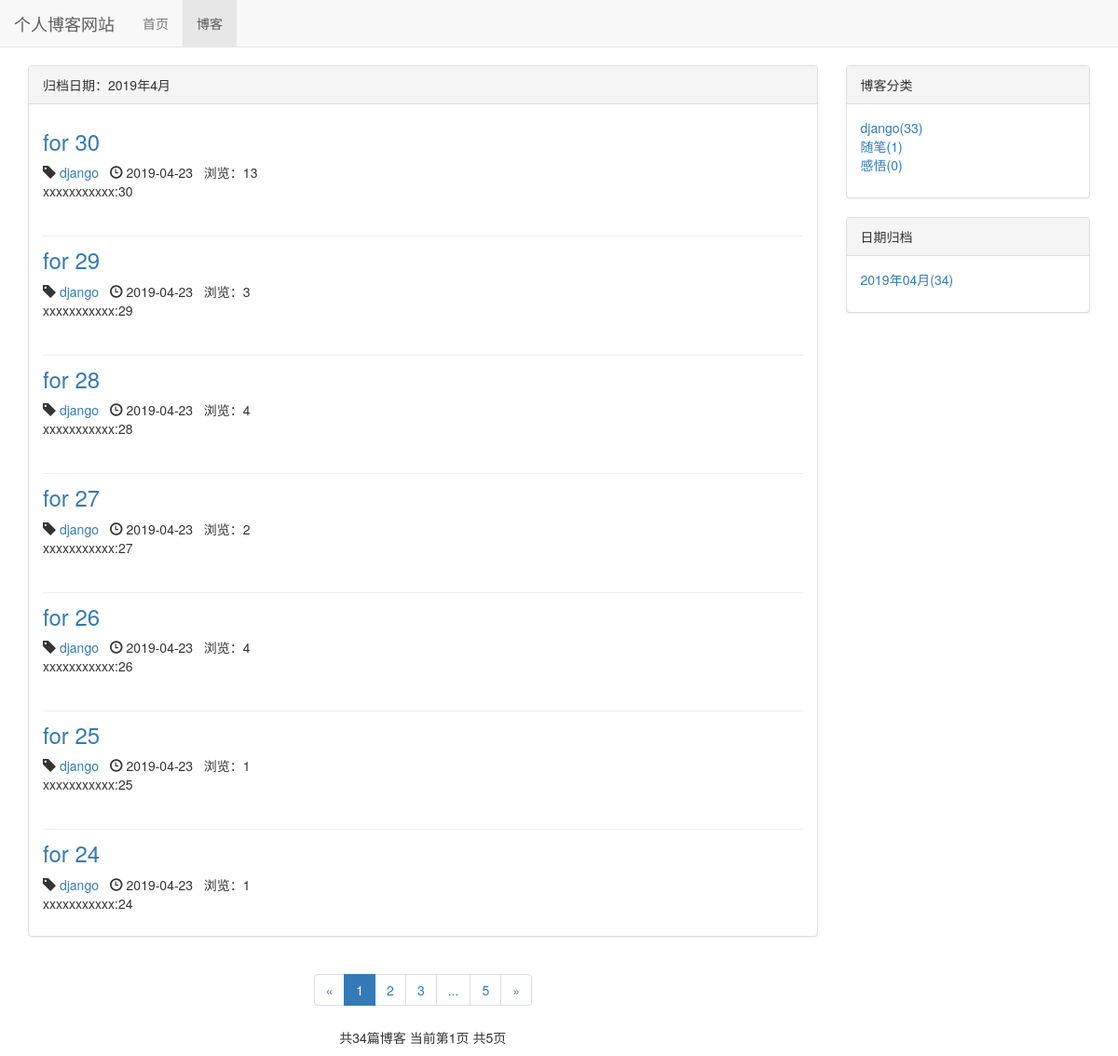
Screenshot of /blog/date/2019/4 with the database file from the repository.
### blog/models.py (models this page shows, shortened)
class Blog(models.Model,ReadNumExpandMethod):
    title = models.CharField(max_length=50)
    blog_type = models.ForeignKey(BlogType,on_delete=models.DO_NOTHING)
    content = RichTextUploadingField()
    author = models.ForeignKey(User,on_delete=models.DO_NOTHING)
    read_details = GenericRelation(ReadDetail)
    created_time = models.DateTimeField(auto_now_add=True)
    last_updated_time = models.DateTimeField(auto_now=True)
    class Meta:
        ordering = ['-created_time']

class BlogType(models.Model):
    type_name = models.CharField(max_length=15)
    def __str__(self):
        return self.type_name

### read_statistics/models.py (models this page shows)
class ReadNum(models.Model):
    read_num = models.IntegerField(default=0)
    content_type = models.ForeignKey(ContentType,on_delete=models.DO_NOTHING)
    object_id = models.PositiveIntegerField()
    content_object = GenericForeignKey('content_type','object_id')

### blog/views.py (the view)
# urls.py: path('date/<int:year>/<int:month>',views.blogs_with_date,name="blogs_with_date"),
def blogs_with_date(request,year,month):
    blogs_all_list = Blog.objects.filter(created_time__year=year,created_time__month=month)
    context = get_blog_list_common_data(request,blogs_all_list)
    context['blogs_with_date'] = '%s年%s月'%(year,month)
    return render_to_response('blog/blogs_with_date.html',context)

### read_statistics/models.py (called while the page is built)
    def get_read_num(self):
        try:
            ct = ContentType.objects.get_for_model(self)
            readnum = ReadNum.objects.get(content_type = ct,object_id=self.pk)
            return readnum.read_num
        except Exception as e:
            return 0

### blog/templates/blog/blogs_with_date.html (shortened to what this page needs)
{% extends 'blog/blog_list.html' %}
{% block blog_list_title %}
    归档日期：{{ blogs_with_date }}
{% endblock %}

### blog/templates/blog/blog_list.html (shortened to what this page needs)
{% extends 'base.html' %}
{% load staticfiles %}
{% block header_extends %}
    <link rel="stylesheet" href="{% static 'blog.css' %}">
{% endblock %}
{% block nav_blog_active %}active{% endblock %}
{% block content %}
<div class="container">
    <div class="row">
        <div class="col-xs-12 col-sm-8 col-md-9">
            <div class="panel panel-default">
                <div class="panel-heading">{% block blog_list_title %}博客列表{% endblock %}</div>
                <div class="panel-body">
                    {% for blog in blogs %}
                    <div class="blog">
                            <h3><a href="{% url 'blog_detail' blog.pk %}">
                                    {{ blog.title }}
                            </a></h3>
                            <p class="blog-info">
                                    <span class="glyphicon glyphicon-tag"></span>
                                    <a href="{% url 'blogs_with_type' blog.blog_type.pk %}">{{ blog.blog_type }}</a>&nbsp;&nbsp;
                                    <span class="glyphicon glyphicon-time"></span>
                                    {{ blog.created_time|date:"Y-m-d" }}&nbsp;&nbsp;
                                    浏览：{{ blog.get_read_num }}
                            </p>
                            <p>{{ blog.content|striptags|truncatechars:120 }}</p>
                    </div>
                    {% empty %}
                    <div class="blog">
                        <h3>暂无博客,敬请期待</h3>
                    </div>
                    {% endfor %}
                </div>
            </div>
            <div class="paginator">
                    <ul class="pagination">
                      <li>
                          {% if page_of_blogs.has_previous %}
                          <a href="?page={{ page_of_blogs.previous_page_number }}" aria-label="Previous">
                                <span aria-hidden="true">&laquo;</span>
                              </a>
                          {% else %}
                          <span aria-hidden="true">&laquo;</span>
                          {% endif %}
                      </li>
                      {% for page_num in page_range %}
                        {% if page_num == page_of_blogs.number %}
                            <li class="active"><span>{{ page_num }}</span></li>
                        {% else %}
                            {% if page_num == '...' %}
                                <li><span>{{ page_num }}</span></li>
                            {% else %}
                                <li><a href="?page={{ page_num }}">{{ page_num }}</a></li>
                            {% endif %}
                        {% endif %}
                      {% endfor %}
                      <li>
                            {% if page_of_blogs.has_next %}
                            <a href="?page={{ page_of_blogs.next_page_number }}" aria-label="Next">
                                  <span aria-hidden="true">&raquo;</span>
                                </a>
                            {% else %}
                            <span aria-hidden="true">&raquo;</span>
                            {% endif %}
                      </li>
                    </ul>
                  <p>
                        共{{ page_of_blogs.paginator.count }}篇博客
                        当前第{{ page_of_blogs.number }}页
                        共{{ page_of_blogs.paginator.num_pages }}页
                  </p>
            </div>
        </div>
        <div class="hidden-xs col-sm-4 col-md-3">
            <div class="panel panel-default">
                <div class="panel-heading">博客分类</div>
                <div class="panel-body">
                    <ul class="blog-types">
                        {% for blog_type in blog_types %}
                        <li>
                            <a href="{% url 'blogs_with_type' blog_type.pk %}">
                                {{ blog_type.type_name }}({{ blog_type.blog_count }})
                            </a>
                        </li>
                        {% empty %}
                        <li>暂无分类</li>
                        {% endfor %}
                    </ul>
                </div>
            </div>
            <div class="panel panel-default">
                <div class="panel-heading">日期归档</div>
                <div class="panel-body">
                    <ul>
                        {% for blog_date,blog_count in blog_dates.items %}
                            <li>
                                    <a href="{% url 'blogs_with_date' blog_date.year blog_date.month %}">
                                        {{ blog_date|date:"Y年m月" }}({{ blog_count }})
                                    </a>
                            </li>
                        {% endfor %}
                    </ul>
                </div>
            </div>
        </div>
    </div>
</div>
{% endblock %}

### static/base.css (style rules this page uses)
body { margin-top: 70px!important; }
* { margin: 0; padding: 0; }

### static/blog.css (style rules this page uses)
ul.blog-types { list-style-type: none; }
div.blog:not(:last-child) { margin-bottom: 0.5em; padding-bottom: 2em; border-bottom: 1px solid #eee; }
div.blog h3 { margin-top: 0.5em; }
div.blog p.blog-info { margin-bottom: 0; }
div.paginator { text-align: center; }
ul { list-style-type: none; }

### rows the page displays
Blog: title "for 30", blog_type "django", created_time "2019-04-23", get_read_num "13", content "xxxxxxxxxxx:30"
Blog: title "for 29", blog_type "django", created_time "2019-04-23", get_read_num "3", content "xxxxxxxxxxx:29"
Blog: title "for 28", blog_type "django", created_time "2019-04-23", get_read_num "4", content "xxxxxxxxxxx:28"
Blog: title "for 27", blog_type "django", created_time "2019-04-23", get_read_num "2", content "xxxxxxxxxxx:27"
Blog: title "for 26", blog_type "django", created_time "2019-04-23", get_read_num "4", content "xxxxxxxxxxx:26"
Blog: title "for 25", blog_type "django", created_time "2019-04-23", get_read_num "1", content "xxxxxxxxxxx:25"
Blog: title "for 24", blog_type "django", created_time "2019-04-23", get_read_num "1", content "xxxxxxxxxxx:24"
BlogType: type_name "django", blog_count "33"
BlogType: type_name "随笔", blog_count "1"
BlogType: type_name "感悟", blog_count "0"

### other values shown
{{ blogs_with_date }} "2019年4月"
{{ page_num }} "1"
{{ page_num }} "2" "3" "5"
{{ page_num }} "..."
{{ page_of_blogs.paginator.count }} "34"
{{ page_of_blogs.number }} "1"
{{ page_of_blogs.paginator.num_pages }} "5"
{{ blog_date|date:"Y年m月" }} "2019年04月"
{{ blog_count }} "34"
